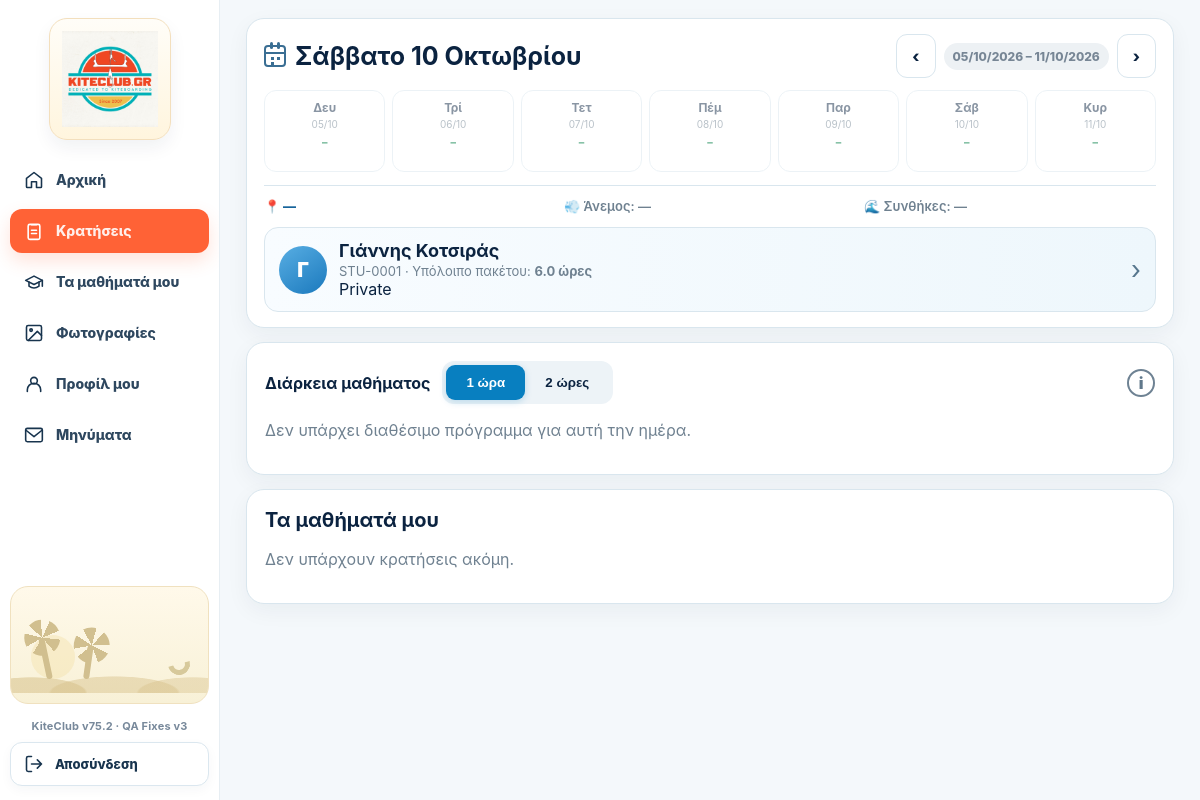
/student (signed in), run on the app's committed database.
### tables this page shows
CREATE TABLE users(
      id INTEGER PRIMARY KEY, name TEXT, email TEXT UNIQUE, phone TEXT,
      role TEXT NOT NULL, password_hash TEXT NOT NULL, active INTEGER DEFAULT 1
    , profile_photo TEXT, surname TEXT, instagram TEXT);

CREATE TABLE students(
      user_id INTEGER PRIMARY KEY, credits REAL DEFAULT 0, level TEXT DEFAULT 'Beginner'
    , student_code TEXT, lesson_type TEXT DEFAULT 'private', group_id INTEGER, crew_member INTEGER DEFAULT 0, crew_start_date TEXT, crew_end_date TEXT, crew_fee REAL DEFAULT 0);

### app.py (the view, shortened to what this page needs)
@app.route("/student")
def student():
    u=current_user()
    if not u or u["role"]!="student": return redirect(url_for("login"))
    raw_date=request.args.get("date")
    try:
        date=parse_gr_date(raw_date) if raw_date else (datetime.now()+timedelta(days=1)).date().isoformat()
    except ValueError:
        date=(datetime.now()+timedelta(days=1)).date().isoformat()
    normalize_selected_instructor_slots(date)
    rebalance_instructors(date)
    sync_day_spot(date)
    repair_booking_slot_links(date)
    con=db()
    st=con.execute("""
      SELECT s.*,u.name,u.surname,u.email,u.phone,u.profile_photo
      FROM students s JOIN users u ON u.id=s.user_id
      WHERE s.user_id=?
    """,(u["id"],)).fetchone()
    group_members=_group_members(con,u["id"])
    selected_spot=con.execute("""
      SELECT sp.*
      FROM day_spots ds JOIN spots sp ON sp.id=ds.spot_id
      WHERE ds.lesson_date=?
    """,(date,)).fetchone()
    if not selected_spot:
        selected_spot=con.execute("""
          SELECT sp.*
          FROM day_hours dh JOIN spots sp ON sp.id=dh.spot_id
          WHERE dh.lesson_date=?
          ORDER BY dh.start_time LIMIT 1
        """,(date,)).fetchone()
    day_columns=con.execute("""
      SELECT dc.column_no,dc.instructor_id,
             u.name instructor_name,u.surname instructor_surname,
             u.profile_photo instructor_photo
      FROM day_columns dc
      LEFT JOIN users u ON u.id=dc.instructor_id
      WHERE dc.lesson_date=? AND dc.instructor_id IS NOT NULL
      ORDER BY dc.column_no
    """,(date,)).fetchall()
    hours=[r["start_time"] for r in con.execute("""
      SELECT start_time FROM day_hours
      WHERE lesson_date=?
      ORDER BY start_time
    """,(date,)).fetchall()]
    all_slots=con.execute("""
      SELECT s.*,u.name instructor,u.surname instructor_surname,sp.name spot
      FROM slots s
      JOIN users u ON u.id=s.instructor_id
      JOIN spots sp ON sp.id=s.spot_id
      WHERE s.lesson_date=?
      ORDER BY s.start_time
    """,(date,)).fetchall()
    booking_rows=con.execute("""
      SELECT b.*,bs.slot_id AS occupied_slot_id,s.start_time,s.instructor_id,
             (SELECT COUNT(*) FROM booking_participants bp2 WHERE bp2.booking_id=b.id) participant_count
      FROM booking_slots bs
      JOIN bookings b ON b.id=bs.booking_id
      JOIN slots s ON s.id=bs.slot_id
      WHERE s.lesson_date=?
        AND b.status IN ('confirmed','pending_payment','completed','no_show')
    """,(date,)).fetchall()
    booking_by_slot={r["occupied_slot_id"]:r for r in booking_rows}
    own_booking_ids={r["booking_id"] for r in con.execute("""
      SELECT DISTINCT bp.booking_id
      FROM booking_participants bp
      JOIN booking_slots bs ON bs.booking_id=bp.booking_id
      JOIN slots sx ON sx.id=bs.slot_id
      WHERE bp.student_id=? AND sx.lesson_date=?
    """,(u["id"],date)).fetchall()}
    slot_matrix={}
    for s in all_slots:
        b=booking_by_slot.get(s["id"])
        own=bool(b and b["id"] in own_booking_ids)
        effective_status=s["status"]
        slot_matrix[(s["start_time"],s["instructor_id"])]={
          "slot":dict(s),
          "booking":dict(b) if b else None,
          "own":own,
          "effective_status":effective_status
        }
    selected_dt=datetime.strptime(date,"%Y-%m-%d").date()
    week_start=selected_dt - timedelta(days=selected_dt.weekday())
    greek_days=["Δευτέρα","Τρίτη","Τετάρτη","Πέμπτη","Παρασκευή","Σάββατο","Κυριακή"]
    week_days=[]
    for idx in range(7):
        d=week_start + timedelta(days=idx)
        iso=d.isoformat()
        spotrow=con.execute("""
          SELECT sp.name
          FROM day_spots ds JOIN spots sp ON sp.id=ds.spot_id
          WHERE ds.lesson_date=?
        """,(iso,)).fetchone()
        if not spotrow:
            spotrow=con.execute("""
              SELECT sp.name
              FROM day_hours dh JOIN spots sp ON sp.id=dh.spot_id
              WHERE dh.lesson_date=?
              ORDER BY dh.start_time LIMIT 1
            """,(iso,)).fetchone()
        available=con.execute("""
          SELECT COUNT(*) n FROM slots
          WHERE lesson_date=? AND status='open'
        """,(iso,)).fetchone()["n"]
        week_days.append({
          "iso":iso,
          "label":greek_days[idx],
          "spot":spotrow["name"] if spotrow else None,
          "available":available,
          "has_program":bool(spotrow),
          "selected":iso==date
        })
    prev_week=(week_start-timedelta(days=7)).isoformat()
    next_week=(week_start+timedelta(days=7)).isoformat()
    week_end=(week_start+timedelta(days=6)).isoformat()
    booking_rows=con.execute("""
      SELECT b.*,bp.payment_status participant_payment_status,bp.amount participant_amount,
             COALESCE(bp.attendance_status,b.status) participant_status,
             COALESCE(bp.participant_next_skill,b.next_skill) participant_next_skill,
             COALESCE(bp.participant_notes,b.instructor_notes) participant_notes,
             s.start_time,s.lesson_date,u.name instructor,u.surname instructor_surname,
             COALESCE(day_sp.name,slot_sp.name) spot,
             (SELECT COUNT(*) FROM booking_participants bp2 WHERE bp2.booking_id=b.id) participant_count,
             (SELECT GROUP_CONCAT(TRIM(pu.name || ' ' || COALESCE(pu.surname,'')), ' · ')
                FROM booking_participants bp3 JOIN users pu ON pu.id=bp3.student_id
               WHERE bp3.booking_id=b.id) participant_names
      FROM booking_participants bp
      JOIN bookings b ON b.id=bp.booking_id
      JOIN slots s ON s.id=b.slot_id
      JOIN users u ON u.id=s.instructor_id
      JOIN spots slot_sp ON slot_sp.id=s.spot_id
      LEFT JOIN day_spots ds ON ds.lesson_date=s.lesson_date
      LEFT JOIN spots day_sp ON day_sp.id=ds.spot_id
      WHERE bp.student_id=?
      ORDER BY s.lesson_date DESC,s.start_time DESC
    """,(u["id"],)).fetchall()
    now_dt=datetime.now()
    bookings=[]
    con.close()
    return render_template(
      "student.html",
      student=st,
      bookings=bookings,
      date=date,
      selected_spot=selected_spot,
      week_days=week_days,
      prev_week=prev_week,
      next_week=next_week,
      week_start=week_start.isoformat(),
      week_end=week_end,
      day_columns=day_columns,
      hours=hours,
      slot_matrix=slot_matrix,
      group_members=group_members
    )

### templates/student.html (shortened to what this page needs)
{% extends "base.html" %}{% block content %}
<link rel="stylesheet" href="{{ url_for('static', filename='student-portal.css') }}">
<link rel="stylesheet" href="{{url_for('static',filename='role-sidebar-v3.css')}}?v=3">
<div class="student-portal-shell">
  {% set student_nav='booking' %}{% include '_student_portal_sidebar.html' %}
  <main class="student-portal-main">
    <div class="student-portal-content">
<div class="student-wrap">
  <div class="card booking-hero">
    <div class="hero-title">
      <h1><span class="date-icon" aria-hidden="true"></span>{{date|gr_long_date}}</h1>
      <div class="week-nav">
        <a class="btn alt" href="{{url_for('student',date=prev_week|gr_date)}}">‹</a>
        <span class="badge off">{{week_start|gr_date}} – {{week_end|gr_date}}</span>
        <a class="btn alt" href="{{url_for('student',date=next_week|gr_date)}}">›</a>
      </div>
    </div>
    <div class="weekbar">
      {% for d in week_days %}
        {% if d.has_program %}
        <a class="daymini {% if d.selected %}selected{% endif %}" href="{{url_for('student',date=d.iso|gr_date)}}">
          <b>{{d.label[:3]}}</b>
          <small>{{d.iso[8:10]}}/{{d.iso[5:7]}}</small>
          <div class="spot">{{d.spot}}</div>
        </a>
        {% else %}
        <div class="daymini disabled">
          <b>{{d.label[:3]}}</b>
          <small>{{d.iso[8:10]}}/{{d.iso[5:7]}}</small>
          <div class="spot">–</div>
        </div>
        {% endif %}
      {% endfor %}
    </div>
    <div class="spot-strip">
      <div class="spot-info">📍 {% if selected_spot %}{{selected_spot.name}}{% else %}—{% endif %}</div>
      <div class="spot-info muted-info">💨 Άνεμος: —</div>
      <div class="spot-info muted-info">🌊 Συνθήκες: —</div>
    </div>
    <a class="student-summary" href="{{url_for('student_profile')}}">
      <div class="student-person">
        <div class="student-avatar">
          {% if student.profile_photo %}
            <img src="{{url_for('static',filename=student.profile_photo)}}" alt="{{student.name}}">
          {% else %}
            {{student.name[:1] if student.name else 'Μ'}}
          {% endif %}
        </div>
        <div>
          <b>{{student.name}}{% if student.surname %} {{student.surname}}{% endif %}</b>
          <div class="creditline">{{student.student_code}} · Υπόλοιπο πακέτου: <strong>{{student.credits}} ώρες</strong></div>
          <div class="group-line">{{'Private' if student.lesson_type=='private' else ('2P Group' if student.lesson_type=='2p' else '3P Group')}}</div>
        </div>
      </div>
      <div style="font-size:26px;color:#56768d">›</div>
    </a>
  </div>
  <div class="card">
    <div class="duration-row">
      <div class="duration-left">
        <strong>Διάρκεια μαθήματος</strong>
        <div class="seg">
          <button type="button" class="dur active" data-dur="1">1 ώρα</button>
          <button type="button" class="dur" data-dur="2">2 ώρες</button>
        </div>
      </div>
      <div class="info-dot">i</div>
    </div>
    {% if selected_spot and hours and day_columns %}
    <div class="booking-card">
      <table class="booking-table" id="bookingTable">
        <thead>
          <tr>
            <th>Ώρα</th>
            {% for c in day_columns %}
            <th>
              <div class="inst-head">
                <div class="inst-avatar">
                  {% if c.instructor_photo %}
                    <img src="{{url_for('static',filename=c.instructor_photo)}}" alt="{{c.instructor_name}}">
                  {% else %}
                    {{c.instructor_name[:1]}}
                  {% endif %}
                </div>
                <div class="inst-name">{{c.instructor_name}}{% if c.instructor_surname %} {{c.instructor_surname}}{% endif %}</div>
                <div class="inst-sub">KiteClub Instructor</div>
              </div>
            </th>
            {% endfor %}
          </tr>
        </thead>
        <tbody>
        {% for h in hours %}
          <tr>
            <td>{{h|hm24}}</td>
            {% for c in day_columns %}
              {% set data = slot_matrix.get((h,c.instructor_id)) %}
              <td>
                {% if data %}
                  {% if data.own %}
                    {% if data.booking.status == 'no_show' %}
                      <button class="slotbtn slot-unavailable" disabled>⚠ No-show</button>
                    {% elif data.booking.status == 'completed' %}
                      <button class="slotbtn slot-empty" disabled>✓ Ολοκληρώθηκε</button>
                    {% else %}
                      <button class="slotbtn slot-own" disabled><span class="slot-icon">✓</span> Η κράτησή μου</button>
                    {% endif %}
                  {% elif data.effective_status == 'open' %}
                    <button class="slotbtn slot-open selectable"
                            data-slot="{{data.slot.id}}"
                            data-hour="{{h}}"
                            data-inst="{{c.instructor_id}}"
                            data-instname="{{c.instructor_name}}{% if c.instructor_surname %} {{c.instructor_surname}}{% endif %}"
                            data-photo="{% if c.instructor_photo %}{{url_for('static',filename=c.instructor_photo)}}{% endif %}">
                      <span class="slot-icon">＋</span> Διαθέσιμο
                    </button>
                  {% elif data.effective_status == 'pending_payment' %}
                    <button class="slotbtn slot-unavailable" disabled>Pending</button>
                  {% elif data.effective_status == 'booked' %}
                    <button class="slotbtn slot-unavailable" disabled><span class="slot-icon">●</span> Κλεισμένο</button>
                  {% elif data.effective_status == 'standby' %}
                    <button class="slotbtn slot-empty" disabled>— Μη διαθέσιμο</button>
                  {% elif data.effective_status == 'closed' %}
                    <button class="slotbtn slot-unavailable" disabled><span class="slot-icon">●</span> Κλεισμένο</button>
                  {% elif data.effective_status == 'completed' %}
                    <button class="slotbtn slot-empty" disabled>Ολοκληρώθηκε</button>
                  {% else %}
                    <button class="slotbtn slot-empty" disabled>—</button>
                  {% endif %}
                {% else %}
                  <button class="slotbtn slot-empty" disabled>—</button>
                {% endif %}
              </td>
            {% endfor %}
          </tr>
        {% endfor %}
        </tbody>
      </table>
    </div>
    <div class="legend">
      <span style="background:#dff7e8;color:#087846">＋ Διαθέσιμο</span>
      <span style="background:#ffe5e8;color:#bf3b48">● Κλεισμένο</span>
      <span style="background:#1688d4;color:white">✓ Η κράτησή μου</span>
      <span style="background:#eef2f5;color:#8996a2">— Μη διαθέσιμο</span>
    </div>
    <div id="confirmbar" class="confirmbar">
      <div id="selectionText"></div>
      <button class="btn" type="button" onclick="openConfirm()">Συνέχεια</button>
    </div>
    {% else %}
      <p class="muted">Δεν υπάρχει διαθέσιμο πρόγραμμα για αυτή την ημέρα.</p>
    {% endif %}
  </div>
  <div class="card lessons-card" id="my-lessons">
    <h2>Τα μαθήματά μου</h2>
    {% for b in bookings %}
    <div class="item spread">
      <div>
        <b>{{b.lesson_date|gr_date}} · {{b.start_time|hm24}} · {{b.instructor}}{% if b.instructor_surname %} {{b.instructor_surname}}{% endif %}</b>
        <div class="muted">{{b.spot}} · {{b.duration}} ώρες{% if b.participant_count and b.participant_count>1 %} · {{b.participant_count}}P Group{% endif %}</div>
        {% if b.participant_count and b.participant_count>1 %}<div class="group-names">{{b.participant_names}}</div>{% endif %}
        {% if b.status in ['confirmed','pending_payment'] %}
          {% if b.can_cancel %}
            <div class="muted" style="margin-top:4px">Μπορείς να ακυρώσεις έως 6 ώρες πριν.</div>
          {% else %}
            <div class="muted" style="margin-top:4px">Η προθεσμία ακύρωσης έχει λήξει.</div>
          {% endif %}
        {% endif %}
      </div>
      <div class="row">
        <span class="badge {{'off' if b.status=='no_show' else ('ok' if b.status in ['confirmed','completed'] else 'wait')}}">{{'No-show' if b.status=='no_show' else ('Make-up' if b.status=='makeup' else b.status)}}</span>
        {% if b.can_cancel %}
        <form method="post" action="{{url_for('cancel_student_booking',booking_id=b.id)}}" onsubmit="return confirm('{{ 'Η ακύρωση θα ακυρώσει την κοινή κράτηση για όλο το group. Συνέχεια;' if b.participant_count and b.participant_count > 1 else 'Θέλεις να ακυρώσεις την κράτηση; Οι ώρες θα επιστραφούν στο πακέτο σου.' }}')">
          <input type="hidden" name="_csrf_token" value="{{ csrf_token() }}">
          <button class="btn alt" type="submit">Ακύρωση</button>
        </form>
        {% endif %}
      </div>
    </div>
    {% else %}
    <p class="muted">Δεν υπάρχουν κρατήσεις ακόμη.</p>
    {% endfor %}
  </div>
</div>
    </div>
  </main>
</div>
{% endblock %}

### data on the page
users: name "Γ", name "Γιάννης", surname "Κοτσιράς"
students: student_code "STU-0001", credits "6.0", lesson_type "Private"

### other printed values
{{ app_version }} "KiteClub v75.2 · QA Fixes v3"
{{ date|gr_long_date }} "Σάββατο 10 Οκτωβρίου"
{{ week_start|gr_date }} "05/10/2026"
{{ week_end|gr_date }} "11/10/2026"
{{ d.label[:3] }} "Δευ" "Τρί" "Τετ" "Πέμ" "Παρ" "Σάβ" "Κυρ"
{{ d.iso[8:10] }} "05" "06" "07" "08" "09" "10" "11"
{{ d.iso[5:7] }} "10" "10" "10" "10" "10" "10" "10"
